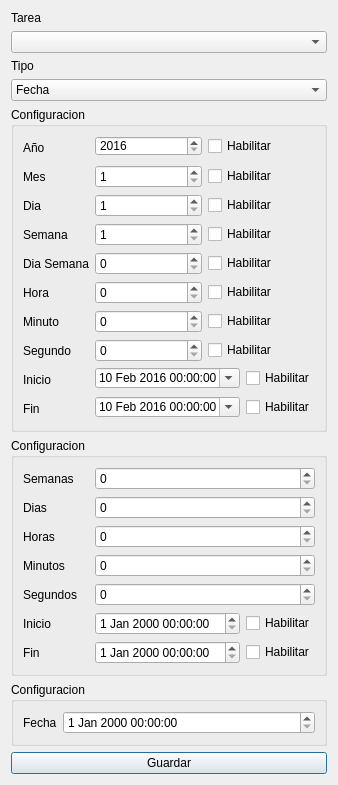
<?xml version="1.0" encoding="UTF-8"?>
<ui version="4.0">
 <class>Dialog_ProgramarTarea</class>
 <widget class="QDialog" name="Dialog_ProgramarTarea">
  <property name="geometry">
   <rect>
    <x>0</x>
    <y>0</y>
    <width>307</width>
    <height>722</height>
   </rect>
  </property>
  <property name="windowTitle">
   <string>Programar Tarea</string>
  </property>
  <property name="windowIcon">
   <iconset resource="recursos.qrc">
    <normaloff>:/ico/icon.png</normaloff>:/ico/icon.png</iconset>
  </property>
  <layout class="QGridLayout" name="gridLayout">
   <item row="6" column="0">
    <widget class="QGroupBox" name="groupBox_ConfigFecha">
     <property name="title">
      <string>Configuracion</string>
     </property>
     <layout class="QFormLayout" name="formLayout">
      <property name="fieldGrowthPolicy">
       <enum>QFormLayout::AllNonFixedFieldsGrow</enum>
      </property>
      <item row="0" column="0">
       <widget class="QLabel" name="label_3">
        <property name="text">
         <string>Fecha</string>
        </property>
       </widget>
      </item>
      <item row="0" column="1">
       <widget class="QDateTimeEdit" name="dateTimeEditFechaFecha"/>
      </item>
     </layout>
    </widget>
   </item>
   <item row="4" column="0">
    <widget class="QGroupBox" name="groupBox_ConfigCron">
     <property name="title">
      <string>Configuracion</string>
     </property>
     <layout class="QFormLayout" name="formLayout_2">
      <item row="0" column="0">
       <widget class="QLabel" name="label_4">
        <property name="text">
         <string>Año</string>
        </property>
       </widget>
      </item>
      <item row="0" column="1">
       <layout class="QGridLayout" name="gridLayout_4">
        <item row="0" column="0">
         <widget class="QSpinBox" name="spinBox_CronAno">
          <property name="minimum">
           <number>2016</number>
          </property>
          <property name="maximum">
           <number>2200</number>
          </property>
         </widget>
        </item>
        <item row="0" column="1">
         <widget class="QCheckBox" name="checkBox_HabilitarAnoCron">
          <property name="text">
           <string>Habilitar</string>
          </property>
         </widget>
        </item>
       </layout>
      </item>
      <item row="1" column="0">
       <widget class="QLabel" name="label_19">
        <property name="text">
         <string>Mes</string>
        </property>
       </widget>
      </item>
      <item row="1" column="1">
       <layout class="QHBoxLayout" name="horizontalLayout_5">
        <item>
         <widget class="QSpinBox" name="spinBox_CronMes">
          <property name="toolTip">
           <string>Rango (1-12) 0 = Disabled</string>
          </property>
          <property name="minimum">
           <number>1</number>
          </property>
          <property name="maximum">
           <number>12</number>
          </property>
         </widget>
        </item>
        <item>
         <widget class="QCheckBox" name="checkBox_HabilitarMesCron">
          <property name="text">
           <string>Habilitar</string>
          </property>
         </widget>
        </item>
       </layout>
      </item>
      <item row="2" column="0">
       <widget class="QLabel" name="label_13">
        <property name="text">
         <string>Dia</string>
        </property>
       </widget>
      </item>
      <item row="2" column="1">
       <layout class="QHBoxLayout" name="horizontalLayout_6">
        <item>
         <widget class="QSpinBox" name="spinBox_CronDia">
          <property name="toolTip">
           <string>Rango (1-31) 0 = Disabled</string>
          </property>
          <property name="minimum">
           <number>1</number>
          </property>
          <property name="maximum">
           <number>31</number>
          </property>
         </widget>
        </item>
        <item>
         <widget class="QCheckBox" name="checkBox_HabilitarDiaCron">
          <property name="text">
           <string>Habilitar</string>
          </property>
         </widget>
        </item>
       </layout>
      </item>
      <item row="3" column="0">
       <widget class="QLabel" name="label_12">
        <property name="text">
         <string>Semana</string>
        </property>
       </widget>
      </item>
      <item row="3" column="1">
       <layout class="QHBoxLayout" name="horizontalLayout_7">
        <item>
         <widget class="QSpinBox" name="spinBox_CronSemana">
          <property name="toolTip">
           <string>Rango (1-53) 0 = Disabled</string>
          </property>
          <property name="minimum">
           <number>1</number>
          </property>
          <property name="maximum">
           <number>53</number>
          </property>
         </widget>
        </item>
        <item>
         <widget class="QCheckBox" name="checkBox_HabilitarSemanaCron">
          <property name="text">
           <string>Habilitar</string>
          </property>
         </widget>
        </item>
       </layout>
      </item>
      <item row="4" column="0">
       <widget class="QLabel" name="label_20">
        <property name="text">
         <string>Dia Semana</string>
        </property>
       </widget>
      </item>
      <item row="4" column="1">
       <layout class="QHBoxLayout" name="horizontalLayout_4">
        <item>
         <widget class="QSpinBox" name="spinBox_CronDiaSemana">
          <property name="toolTip">
           <string>Rango (0-6)</string>
          </property>
          <property name="maximum">
           <number>7</number>
          </property>
         </widget>
        </item>
        <item>
         <widget class="QCheckBox" name="checkBox_HabilitarDiaSemanaCron">
          <property name="text">
           <string>Habilitar</string>
          </property>
         </widget>
        </item>
       </layout>
      </item>
      <item row="5" column="0">
       <widget class="QLabel" name="label_14">
        <property name="text">
         <string>Hora</string>
        </property>
       </widget>
      </item>
      <item row="5" column="1">
       <layout class="QHBoxLayout" name="horizontalLayout_8">
        <item>
         <widget class="QSpinBox" name="spinBox_CronHora">
          <property name="toolTip">
           <string>Rango (0-23) 0 = Disabled</string>
          </property>
          <property name="maximum">
           <number>23</number>
          </property>
         </widget>
        </item>
        <item>
         <widget class="QCheckBox" name="checkBox_HabilitarHoraCron">
          <property name="text">
           <string>Habilitar</string>
          </property>
         </widget>
        </item>
       </layout>
      </item>
      <item row="6" column="0">
       <widget class="QLabel" name="label_15">
        <property name="text">
         <string>Minuto</string>
        </property>
       </widget>
      </item>
      <item row="6" column="1">
       <layout class="QHBoxLayout" name="horizontalLayout_9">
        <item>
         <widget class="QSpinBox" name="spinBox_CronMinuto">
          <property name="toolTip">
           <string>Rango (0-59) 0 = Disabled</string>
          </property>
          <property name="maximum">
           <number>59</number>
          </property>
         </widget>
        </item>
        <item>
         <widget class="QCheckBox" name="checkBox_HabilitarMinutoCron">
          <property name="text">
           <string>Habilitar</string>
          </property>
         </widget>
        </item>
       </layout>
      </item>
      <item row="7" column="0">
       <widget class="QLabel" name="label_16">
        <property name="text">
         <string>Segundo</string>
        </property>
       </widget>
      </item>
      <item row="7" column="1">
       <layout class="QHBoxLayout" name="horizontalLayout_10">
        <item>
         <widget class="QSpinBox" name="spinBox_CronSegundo">
          <property name="toolTip">
           <string>Rango (0-59) 0 = Disabled</string>
          </property>
          <property name="maximum">
           <number>59</number>
          </property>
         </widget>
        </item>
        <item>
         <widget class="QCheckBox" name="checkBox_HabilitarSegundoCron">
          <property name="text">
           <string>Habilitar</string>
          </property>
         </widget>
        </item>
       </layout>
      </item>
      <item row="8" column="0">
       <widget class="QLabel" name="label_17">
        <property name="text">
         <string>Inicio</string>
        </property>
       </widget>
      </item>
      <item row="8" column="1">
       <layout class="QGridLayout" name="gridLayout_5">
        <item row="0" column="0">
         <widget class="QDateTimeEdit" name="dateTimeEdit_CronInicio">
          <property name="date">
           <date>
            <year>2016</year>
            <month>2</month>
            <day>10</day>
           </date>
          </property>
          <property name="minimumDateTime">
           <datetime>
            <hour>0</hour>
            <minute>0</minute>
            <second>0</second>
            <year>2016</year>
            <month>2</month>
            <day>10</day>
           </datetime>
          </property>
          <property name="calendarPopup">
           <bool>true</bool>
          </property>
         </widget>
        </item>
        <item row="0" column="1">
         <widget class="QCheckBox" name="checkBox_HabilitarInicioCron">
          <property name="text">
           <string>Habilitar</string>
          </property>
         </widget>
        </item>
       </layout>
      </item>
      <item row="9" column="0">
       <widget class="QLabel" name="label_18">
        <property name="text">
         <string>Fin</string>
        </property>
       </widget>
      </item>
      <item row="9" column="1">
       <layout class="QGridLayout" name="gridLayout_6">
        <item row="0" column="0">
         <widget class="QDateTimeEdit" name="dateTimeEdit_CronFin">
          <property name="date">
           <date>
            <year>2016</year>
            <month>2</month>
            <day>10</day>
           </date>
          </property>
          <property name="minimumDate">
           <date>
            <year>2016</year>
            <month>2</month>
            <day>10</day>
           </date>
          </property>
          <property name="calendarPopup">
           <bool>true</bool>
          </property>
         </widget>
        </item>
        <item row="0" column="1">
         <widget class="QCheckBox" name="checkBox_HabilitarFinCron">
          <property name="text">
           <string>Habilitar</string>
          </property>
         </widget>
        </item>
       </layout>
      </item>
     </layout>
    </widget>
   </item>
   <item row="5" column="0">
    <widget class="QGroupBox" name="groupBox_ConfigInterval">
     <property name="title">
      <string>Configuracion</string>
     </property>
     <layout class="QGridLayout" name="gridLayout_3">
      <item row="0" column="0">
       <widget class="QLabel" name="label_5">
        <property name="text">
         <string>Semanas</string>
        </property>
       </widget>
      </item>
      <item row="0" column="1">
       <widget class="QSpinBox" name="spinBox_IntervalSemanas">
        <property name="maximum">
         <number>9999</number>
        </property>
       </widget>
      </item>
      <item row="1" column="0">
       <widget class="QLabel" name="label_6">
        <property name="text">
         <string>Dias</string>
        </property>
       </widget>
      </item>
      <item row="1" column="1">
       <widget class="QSpinBox" name="spinBox_IntervalDias">
        <property name="maximum">
         <number>9999</number>
        </property>
       </widget>
      </item>
      <item row="2" column="0">
       <widget class="QLabel" name="label_7">
        <property name="text">
         <string>Horas</string>
        </property>
       </widget>
      </item>
      <item row="2" column="1">
       <widget class="QSpinBox" name="spinBox_IntervalHoras">
        <property name="maximum">
         <number>9999</number>
        </property>
       </widget>
      </item>
      <item row="3" column="0">
       <widget class="QLabel" name="label_8">
        <property name="text">
         <string>Minutos</string>
        </property>
       </widget>
      </item>
      <item row="3" column="1">
       <widget class="QSpinBox" name="spinBox_IntervalMinutos">
        <property name="maximum">
         <number>999999</number>
        </property>
       </widget>
      </item>
      <item row="4" column="0">
       <widget class="QLabel" name="label_9">
        <property name="text">
         <string>Segundos</string>
        </property>
       </widget>
      </item>
      <item row="4" column="1">
       <widget class="QSpinBox" name="spinBox_IntervalSegundos">
        <property name="maximum">
         <number>9999999</number>
        </property>
       </widget>
      </item>
      <item row="5" column="0">
       <widget class="QLabel" name="label_10">
        <property name="text">
         <string>Inicio</string>
        </property>
       </widget>
      </item>
      <item row="5" column="1">
       <layout class="QHBoxLayout" name="horizontalLayout">
        <item>
         <widget class="QDateTimeEdit" name="dateTimeEdit_IntervalInicio"/>
        </item>
        <item>
         <widget class="QCheckBox" name="checkBox_HabilitarInicioInterval">
          <property name="text">
           <string>Habilitar</string>
          </property>
         </widget>
        </item>
       </layout>
      </item>
      <item row="6" column="0">
       <widget class="QLabel" name="label_11">
        <property name="text">
         <string>Fin</string>
        </property>
       </widget>
      </item>
      <item row="6" column="1">
       <layout class="QGridLayout" name="gridLayout_2">
        <item row="0" column="0">
         <widget class="QDateTimeEdit" name="dateTimeEdit_IntervalFin"/>
        </item>
        <item row="0" column="1">
         <widget class="QCheckBox" name="checkBox_HabilitarFinInterval">
          <property name="text">
           <string>Habilitar</string>
          </property>
         </widget>
        </item>
       </layout>
      </item>
     </layout>
    </widget>
   </item>
   <item row="1" column="0">
    <widget class="QComboBox" name="comboBox_Tareas"/>
   </item>
   <item row="2" column="0">
    <widget class="QLabel" name="label_2">
     <property name="text">
      <string>Tipo</string>
     </property>
    </widget>
   </item>
   <item row="3" column="0">
    <widget class="QComboBox" name="comboBox_Tipo">
     <item>
      <property name="text">
       <string>Fecha</string>
      </property>
     </item>
     <item>
      <property name="text">
       <string>Cronometro</string>
      </property>
     </item>
     <item>
      <property name="text">
       <string>Intervalo</string>
      </property>
     </item>
    </widget>
   </item>
   <item row="7" column="0">
    <widget class="QPushButton" name="pushButton_Guardar">
     <property name="text">
      <string>Guardar</string>
     </property>
    </widget>
   </item>
   <item row="0" column="0">
    <widget class="QLabel" name="label">
     <property name="text">
      <string>Tarea</string>
     </property>
    </widget>
   </item>
  </layout>
 </widget>
 <resources>
  <include location="recursos.qrc"/>
 </resources>
 <connections/>
</ui>
